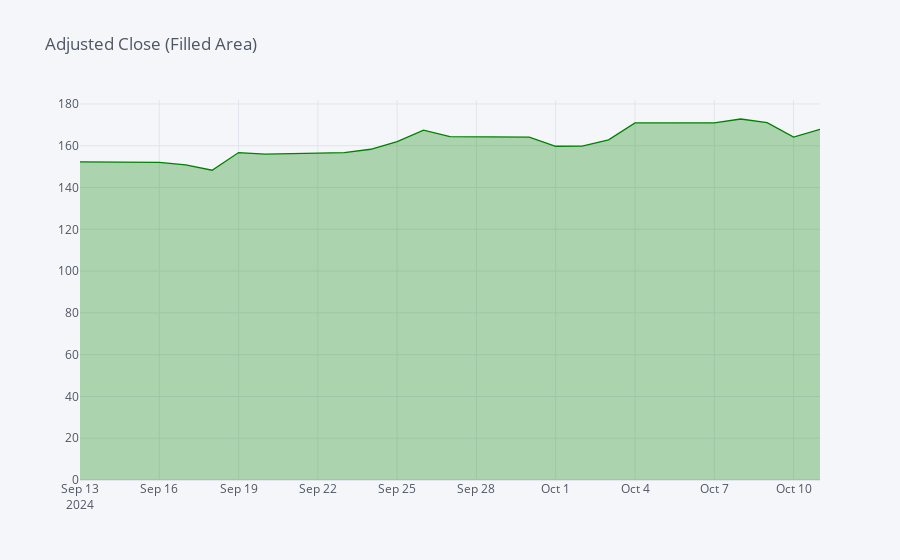

Notebook cell for this chart:
### Code cell
# Create and display an interactive filled area plot of NVDA's Adjusted Close Prices
stock_data['Adj Close'].iplot(title='Adjusted Close (Filled Area)', fill=True, colors=['green'])

### Figure 1 — Plotly figure (JSON) as saved in the notebook; plotly's stock layout.template omitted (floating-point values rounded to 4 significant figures)
{"data": [{"fill": "tozeroy", "fillcolor": "rgba(0, 128, 0, 0.3)", "line": {"color": "rgba(0, 128, 0, 1.0)", "dash": "solid", "shape": "linear", "width": 1.3}, "mode": "lines", "name": "Adj Close", "text": "", "type": "scatter", "x": ["2024-09-13", "2024-09-16", "2024-09-17", "2024-09-18", "2024-09-19", "2024-09-20", "2024-09-23", "2024-09-24", "2024-09-25", "2024-09-26", "2024-09-27", "2024-09-30", "2024-10-01", "2024-10-02", "2024-10-03", "2024-10-04", "2024-10-07", "2024-10-08", "2024-10-09", "2024-10-10", "2024-10-11"], "y": [152.3, 152.1, 150.8, 148.3, 156.7, 155.9, 156.8, 158.3, 162.0, 167.5, 164.4, 164.1, 159.8, 159.8, 162.9, 170.9, 171.0, 172.8, 171.0, 164.2, 167.9]}], "layout": {"legend": {"bgcolor": "#F5F6F9", "font": {"color": "#4D5663"}}, "paper_bgcolor": "#F5F6F9", "plot_bgcolor": "#F5F6F9", "title": {"font": {"color": "#4D5663"}, "text": "Adjusted Close (Filled Area)"}, "xaxis": {"gridcolor": "#E1E5ED", "showgrid": true, "tickfont": {"color": "#4D5663"}, "title": {"font": {"color": "#4D5663"}, "text": ""}, "zerolinecolor": "#E1E5ED"}, "yaxis": {"gridcolor": "#E1E5ED", "showgrid": true, "tickfont": {"color": "#4D5663"}, "title": {"font": {"color": "#4D5663"}, "text": ""}, "zerolinecolor": "#E1E5ED"}}}
